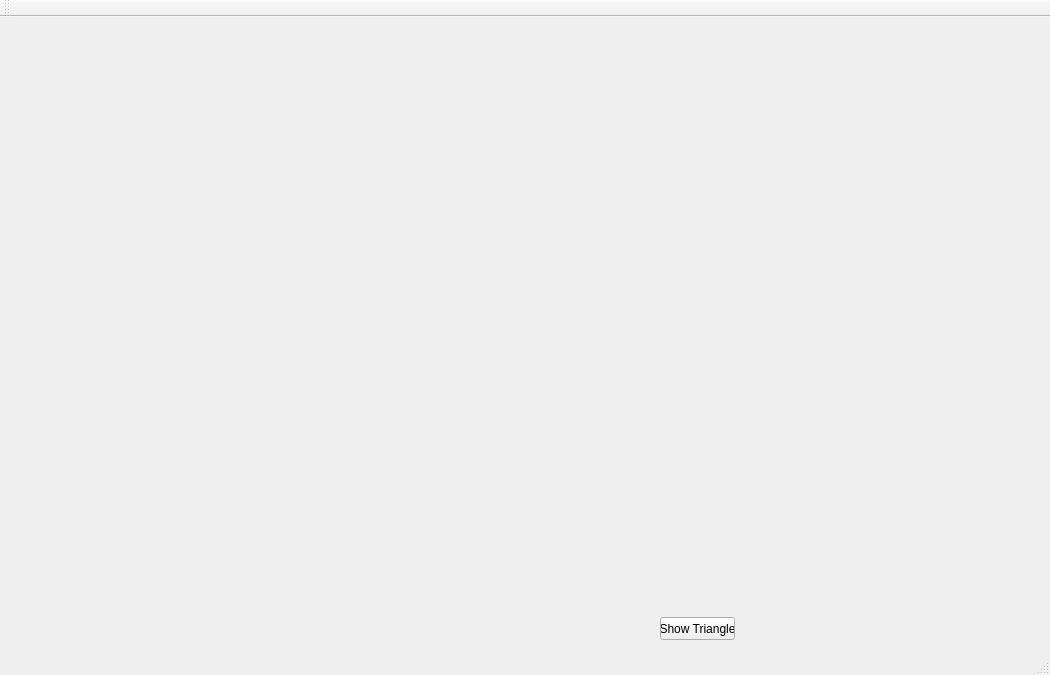
<?xml version="1.0" encoding="UTF-8"?>
<ui version="4.0">
 <class>MainWindow</class>
 <widget class="QMainWindow" name="MainWindow">
  <property name="geometry">
   <rect>
    <x>0</x>
    <y>0</y>
    <width>1050</width>
    <height>675</height>
   </rect>
  </property>
  <property name="windowTitle">
   <string>MainWindow</string>
  </property>
  <widget class="QWidget" name="centralWidget">
   <widget class="XQViewFinderWidget" name="widget" native="true">
    <property name="geometry">
     <rect>
      <x>120</x>
      <y>110</y>
      <width>621</width>
      <height>331</height>
     </rect>
    </property>
   </widget>
   <widget class="QPushButton" name="pushButton">
    <property name="geometry">
     <rect>
      <x>660</x>
      <y>600</y>
      <width>75</width>
      <height>23</height>
     </rect>
    </property>
    <property name="text">
     <string>Show Triangle</string>
    </property>
   </widget>
  </widget>
  <widget class="QMenuBar" name="menuBar">
   <property name="geometry">
    <rect>
     <x>0</x>
     <y>0</y>
     <width>1050</width>
     <height>21</height>
    </rect>
   </property>
  </widget>
  <widget class="QToolBar" name="mainToolBar">
   <attribute name="toolBarArea">
    <enum>TopToolBarArea</enum>
   </attribute>
   <attribute name="toolBarBreak">
    <bool>false</bool>
   </attribute>
  </widget>
  <widget class="QStatusBar" name="statusBar"/>
 </widget>
 <layoutdefault spacing="6" margin="11"/>
 <customwidgets>
  <customwidget>
   <class>XQViewFinderWidget</class>
   <extends>QWidget</extends>
   <header>xqviewfinderwidget.h</header>
   <container>1</container>
   <slots>
    <slot>start()</slot>
    <slot>stop()</slot>
   </slots>
  </customwidget>
 </customwidgets>
 <resources/>
 <connections>
  <connection>
   <sender>pushButton</sender>
   <signal>clicked()</signal>
   <receiver>widget</receiver>
   <slot>start()</slot>
   <hints>
    <hint type="sourcelabel">
     <x>102</x>
     <y>326</y>
    </hint>
    <hint type="destinationlabel">
     <x>188</x>
     <y>201</y>
    </hint>
   </hints>
  </connection>
 </connections>
</ui>
